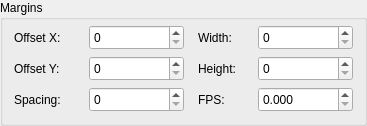
         <widget class="QGroupBox" name="groupBoxMargins">
          <property name="title">
           <string>Margins</string>
          </property>
          <layout class="QGridLayout" name="gridLayout_3">
           <property name="topMargin">
            <number>5</number>
           </property>
           <property name="horizontalSpacing">
            <number>14</number>
           </property>
           <item row="0" column="0">
            <layout class="QHBoxLayout" name="horizontalLayout_12">
             <item>
              <widget class="QLabel" name="labelOffsetX">
               <property name="minimumSize">
                <size>
                 <width>75</width>
                 <height>0</height>
                </size>
               </property>
               <property name="maximumSize">
                <size>
                 <width>75</width>
                 <height>16777215</height>
                </size>
               </property>
               <property name="text">
                <string>Offset X:</string>
               </property>
              </widget>
             </item>
             <item>
              <widget class="QSpinBox" name="spinBoxOffsetX">
               <property name="minimumSize">
                <size>
                 <width>95</width>
                 <height>25</height>
                </size>
               </property>
               <property name="maximumSize">
                <size>
                 <width>95</width>
                 <height>16777215</height>
                </size>
               </property>
               <property name="maximum">
                <number>9999</number>
               </property>
              </widget>
             </item>
            </layout>
           </item>
           <item row="0" column="1">
            <layout class="QHBoxLayout" name="horizontalLayout_15">
             <item>
              <widget class="QLabel" name="labelWidth">
               <property name="minimumSize">
                <size>
                 <width>60</width>
                 <height>0</height>
                </size>
               </property>
               <property name="maximumSize">
                <size>
                 <width>60</width>
                 <height>16777215</height>
                </size>
               </property>
               <property name="text">
                <string>Width:</string>
               </property>
              </widget>
             </item>
             <item>
              <widget class="QSpinBox" name="spinBoxWidth">
               <property name="minimumSize">
                <size>
                 <width>95</width>
                 <height>25</height>
                </size>
               </property>
               <property name="maximumSize">
                <size>
                 <width>95</width>
                 <height>16777215</height>
                </size>
               </property>
               <property name="maximum">
                <number>99999</number>
               </property>
              </widget>
             </item>
            </layout>
           </item>
           <item row="1" column="0">
            <layout class="QHBoxLayout" name="horizontalLayout_13">
             <item>
              <widget class="QLabel" name="labelOffsetY">
               <property name="minimumSize">
                <size>
                 <width>75</width>
                 <height>0</height>
                </size>
               </property>
               <property name="maximumSize">
                <size>
                 <width>75</width>
                 <height>16777215</height>
                </size>
               </property>
               <property name="text">
                <string>Offset Y:</string>
               </property>
              </widget>
             </item>
             <item>
              <widget class="QSpinBox" name="spinBoxOffsetY">
               <property name="minimumSize">
                <size>
                 <width>95</width>
                 <height>25</height>
                </size>
               </property>
               <property name="maximumSize">
                <size>
                 <width>95</width>
                 <height>16777215</height>
                </size>
               </property>
               <property name="maximum">
                <number>9999</number>
               </property>
              </widget>
             </item>
            </layout>
           </item>
           <item row="1" column="1">
            <layout class="QHBoxLayout" name="horizontalLayout_17">
             <item>
              <widget class="QLabel" name="labelHeight">
               <property name="minimumSize">
                <size>
                 <width>60</width>
                 <height>0</height>
                </size>
               </property>
               <property name="maximumSize">
                <size>
                 <width>60</width>
                 <height>16777215</height>
                </size>
               </property>
               <property name="text">
                <string>Height:</string>
               </property>
              </widget>
             </item>
             <item>
              <widget class="QSpinBox" name="spinBoxHeight">
               <property name="minimumSize">
                <size>
                 <width>95</width>
                 <height>25</height>
                </size>
               </property>
               <property name="maximumSize">
                <size>
                 <width>95</width>
                 <height>16777215</height>
                </size>
               </property>
               <property name="maximum">
                <number>99999</number>
               </property>
              </widget>
             </item>
            </layout>
           </item>
           <item row="2" column="0">
            <layout class="QHBoxLayout" name="horizontalLayout_14">
             <item>
              <widget class="QLabel" name="labelSpacing">
               <property name="minimumSize">
                <size>
                 <width>75</width>
                 <height>0</height>
                </size>
               </property>
               <property name="maximumSize">
                <size>
                 <width>75</width>
                 <height>16777215</height>
                </size>
               </property>
               <property name="text">
                <string>Spacing:</string>
               </property>
              </widget>
             </item>
             <item>
              <widget class="QSpinBox" name="spinBoxSpacing">
               <property name="minimumSize">
                <size>
                 <width>95</width>
                 <height>25</height>
                </size>
               </property>
               <property name="maximumSize">
                <size>
                 <width>95</width>
                 <height>16777215</height>
                </size>
               </property>
               <property name="maximum">
                <number>1000</number>
               </property>
              </widget>
             </item>
            </layout>
           </item>
           <item row="2" column="1">
            <layout class="QHBoxLayout" name="horizontalLayout_16">
             <item>
              <widget class="QLabel" name="labelFPS">
               <property name="minimumSize">
                <size>
                 <width>60</width>
                 <height>0</height>
                </size>
               </property>
               <property name="maximumSize">
                <size>
                 <width>60</width>
                 <height>16777215</height>
                </size>
               </property>
               <property name="text">
                <string>FPS:</string>
               </property>
              </widget>
             </item>
             <item>
              <widget class="QDoubleSpinBox" name="doubleSpinBoxFPS">
               <property name="minimumSize">
                <size>
                 <width>95</width>
                 <height>25</height>
                </size>
               </property>
               <property name="maximumSize">
                <size>
                 <width>95</width>
                 <height>16777215</height>
                </size>
               </property>
               <property name="decimals">
                <number>3</number>
               </property>
               <property name="maximum">
                <double>999.990000000000009</double>
               </property>
              </widget>
             </item>
            </layout>
           </item>
          </layout>
         </widget>
